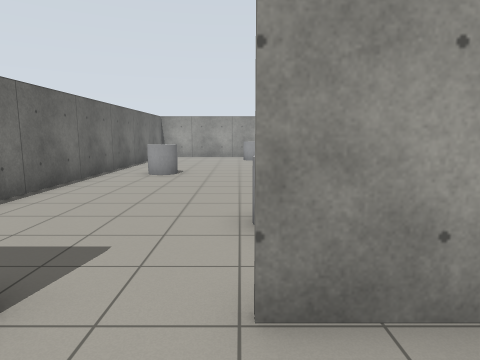
View 1 (above)

24 first-person views from a walk through a world built for the Gazebo simulator. The camera is 1.3 m above the floor, tilts 8° down and sees 75° across. The floor is counted in squares, 1 m on a side. Each view is taken from the middle of a square. On the plan, view 1 faces up. The plan holds only what a view shows up to about 14 squares ahead; the rest is blank. Gazebo's built-in surfaces are drawn with simple patterns. Some stock models are drawn as simple stand-ins. Some surface patterns are stand-ins.

View 2
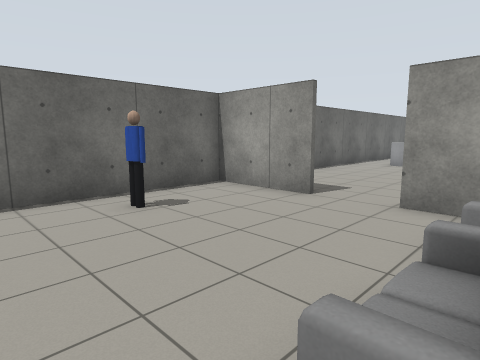

View 3
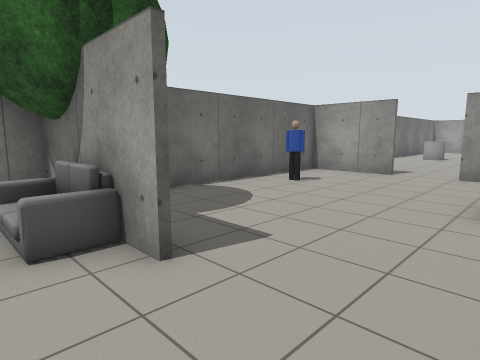

View 4
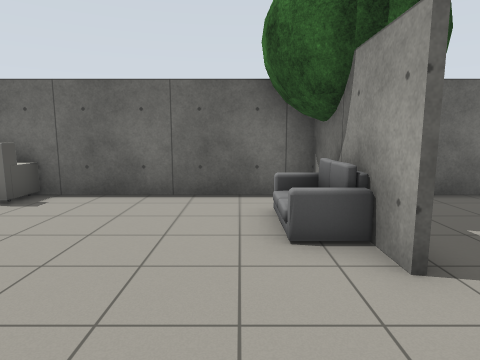

View 5
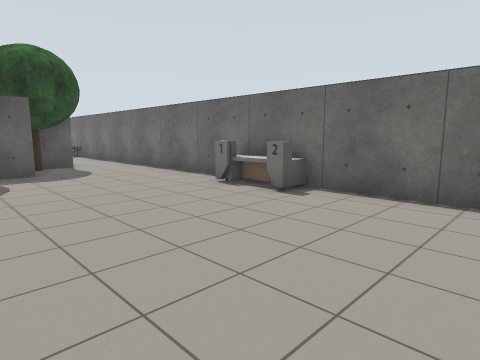

View 6
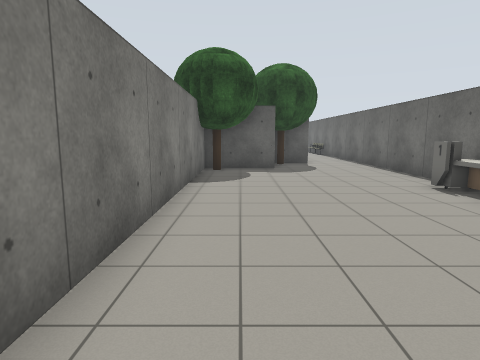

View 7
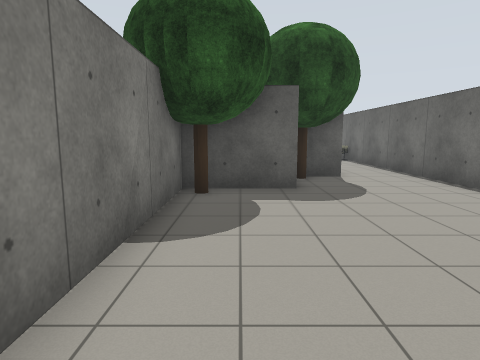

View 8
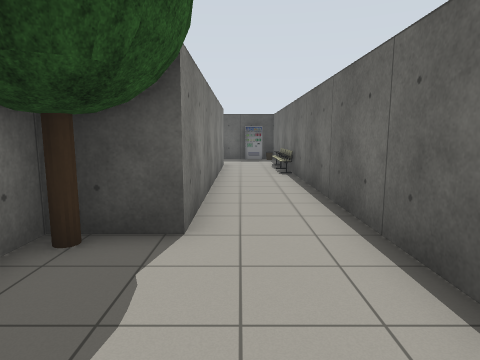

View 9
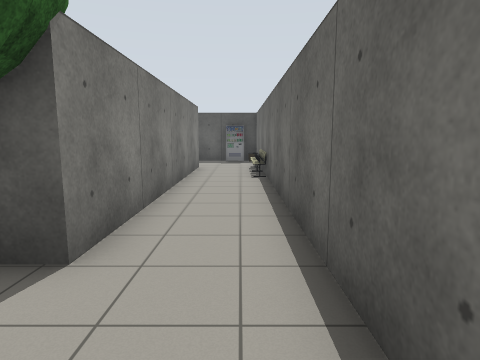

View 10
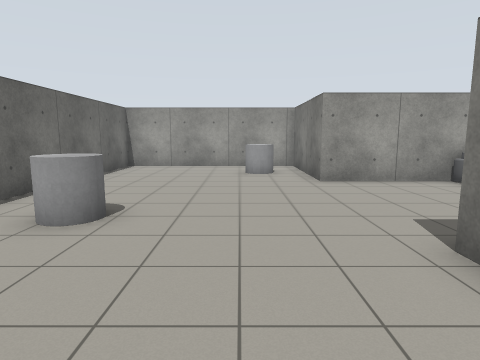

View 11
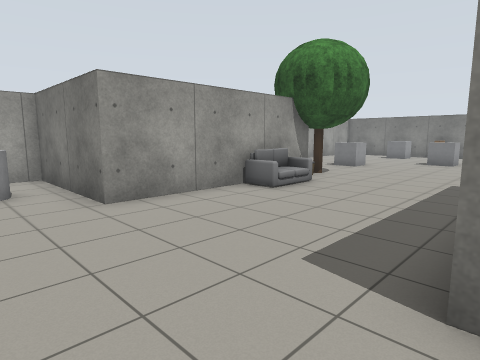

View 12
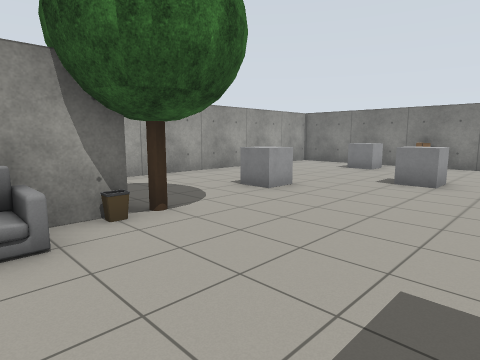

View 13
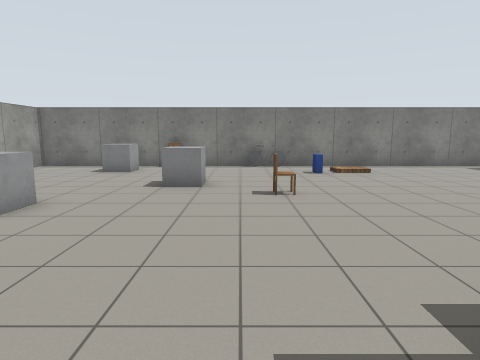

View 14
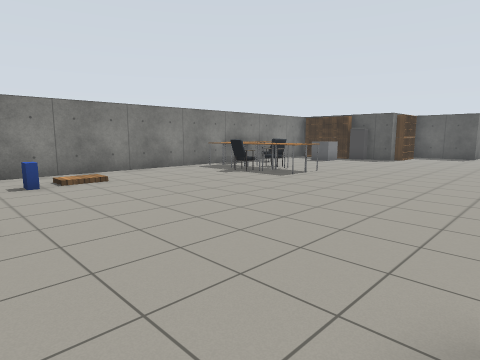

View 15
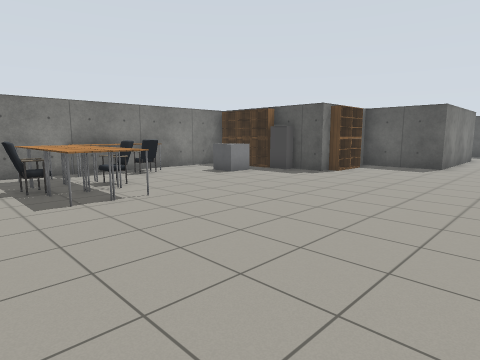

View 16
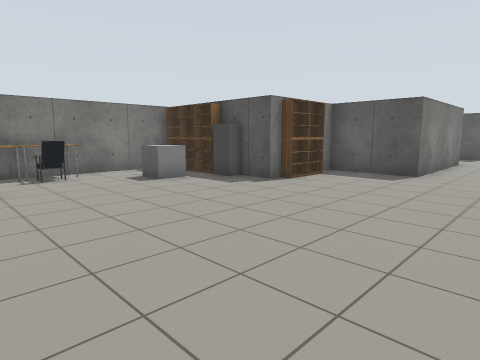

View 17
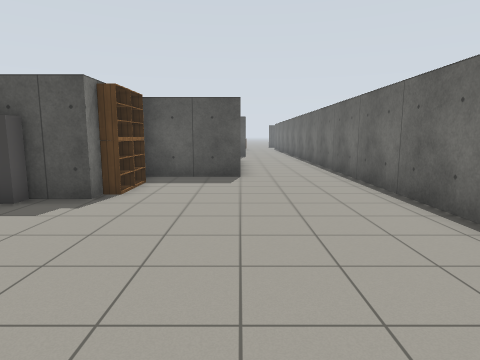

View 18
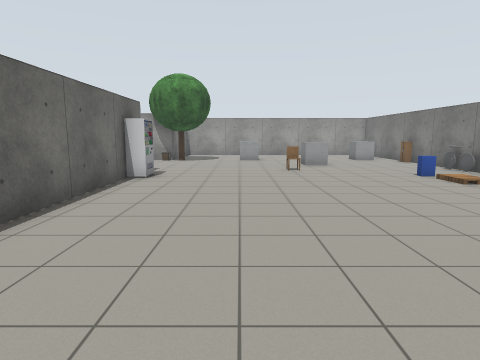

View 19
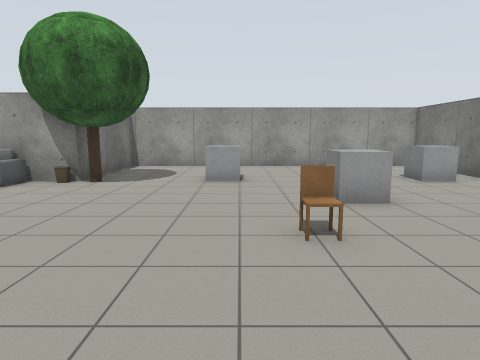

View 20
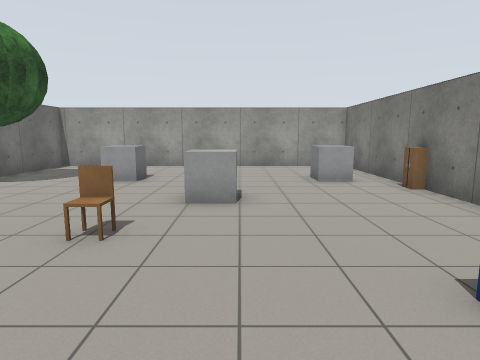

View 21
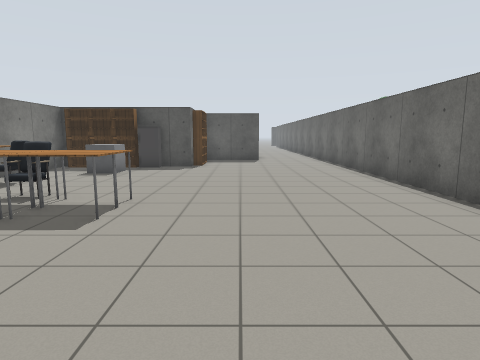

View 22
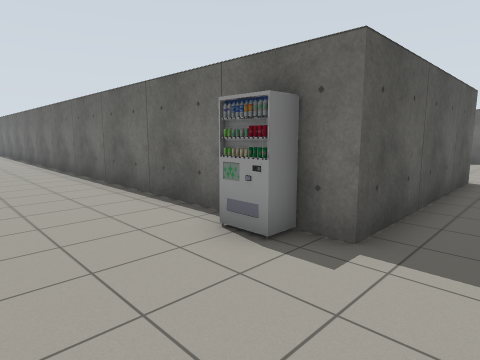

View 23
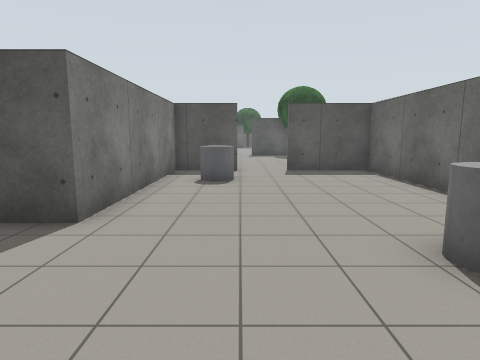

View 24
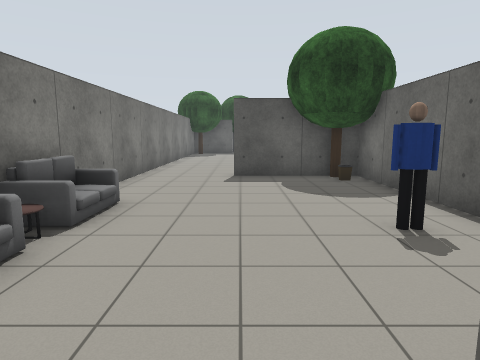

### Floor plan
Points are (right, up) in squares from view 1. A wall is a line through its corners. A room is listed if a view was taken in it or the views show most of it. See-through windows are left out.
Room 1 (views 1, 2, 3, 4, 5, 6, 7, 8, 9)
walls: (-3.5, -7.4) (-0.7, -7.4) (-4.9, -7.4); (-0.5, -20.7) (2.4, -20.7) (2.4, -1.4); (-0.4, -23) (-0.4, -22.1); (-1.8, 2) (-4.9, 2); (1.7, 2) (0, 2); (-4.9, 1.9) (-4.9, -30.5); (-2.3, -33.2) (-2.3, -23)
ways out: opening at (-0.5, 2) to room 2; opening at (-3.5, -33)
objects: table (-4, -16) to (-4, -14); tree (-4, -7); other object (-4, -6); sofa (-3, -8) to (-2, -8); person (-3, -1); tree (2, -20) to (3, -20); sofa (2, -3) to (2, -2); other object (2, -1); sofa (2, 0) to (2, 1)
Room 2 (views 10, 11, 12, 13, 14, 15, 16, 17, 18, 19, 20, 21, 22, 23, 24)
walls: (16.4, -7.4) (17.5, -7.4); (0, 2.2) (2.4, 2.2) (2.4, 9.4) (9.4, 9.4) (9.4, -15.1); (21.5, -7.5) (21.5, 19.6) (9.4, 19.6) (9.4, 15.4); (8.6, 15) (2.4, 15) (2.4, 19.6) (-4.9, 19.6) (-4.9, 1.9); (-5, 2.2) (-1.7, 2.2); (13, -16.9) (13, -11) (16.1, -11)
ways out: opening at (-0.5, 2) to room 1
objects: grey cylinder (-3, 11) to (-2, 11); grey cylinder (0, 4) to (1, 5); grey cylinder (0, 17) to (1, 17); sofa (6, 14) to (8, 14); other object (9, 15); vending machine (10, 8); tree (10, 15); grey box (13, 15) to (14, 16); chair (15, 10); bookshelf (16, -9); bookshelf (16, -8); table (16, 0) to (17, 0); table (16, 1) to (17, 1); grey box (16, 12) to (17, 13); cabinet (18, -7); chair (18, -1) to (19, -1); table (18, 0) to (19, 0); chair (18, 1) to (19, 2); bookshelf (19, -7); grey box (19, -6) to (19, -5); other object (19, 8); bookshelf (20, -7); chair (20, -3); table (20, 0); table (20, 1); grey box (20, 15) to (20, 16); bookshelf (21, -7); table (21, -3) to (21, -2); table (21, -1) to (21, 0); other object (21, 10); cabinet (21, 14)

Where each view was taken, in squares from view 1:
view 1: 0 up, 0 right, facing up
view 2: 4 down, 2 right, facing up-left
view 3: 9 down, 2 right, facing up-left
view 4: 9 down, 2 right, facing left
view 5: 9 down, 2 right, facing down-left
view 6: 8 down, 1 right, facing down
view 7: 13 down, 1 right, facing down
view 8: 19 down, 3 left, facing down
view 9: 20 down, 4 left, facing down
view 10: 6 up, 0 right, facing up
view 11: 9 up, 0 right, facing up-right
view 12: 10 up, 7 right, facing up-right
view 13: 11 up, 8 right, facing right
view 14: 10 up, 10 right, facing down-right
view 15: 3 up, 10 right, facing down-right
view 16: 0 up, 10 right, facing down-right
view 17: 1 down, 13 right, facing down
view 18: 2 down, 13 right, facing up
view 19: 6 up, 14 right, facing up
view 20: 6 up, 17 right, facing up
view 21: 6 up, 14 right, facing down
view 22: 11 up, 13 right, facing down-left
view 23: 14 up, 0 right, facing down
view 24: 3 up, 1 left, facing down
